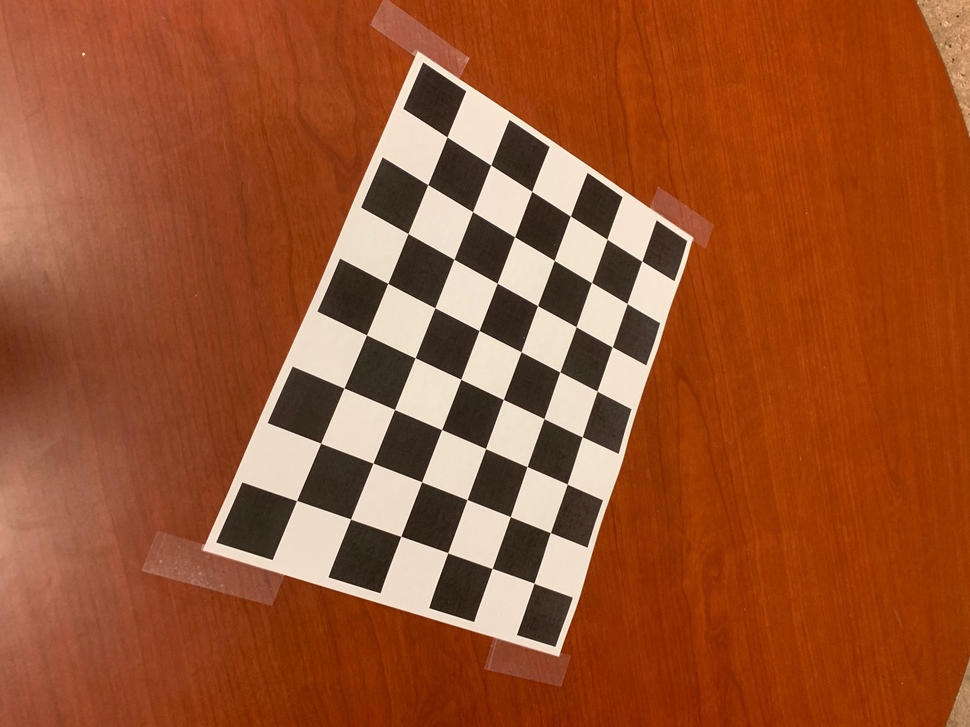
#> input picture hw3/calib1/IMG_0572.jpg, 970 x 727 px, shrunk from 2016 x 1512 before the run; its folder holds only this picture in this run
$ python calibrate.py
#> lines starting #> are read from the running program, lines starting #| are printed output that depends on the picture; after the words box and inside, x2 and y2 are one past the last pixel; in counts of white or black regions, pixels touching at a corner belong together; long printed decimals are rounded
#
# To run:
#
# Install opencv modules in Anaconda environment:
#
#   conda install opencv
#   pip install --upgrade pip
#   pip install opencv-contrib-python
#
# Run calibrate.py from the commandline:
#
#   python calibrate.py

import pickle
import numpy as np
import cv2
import glob
import matplotlib.pyplot as plt

# file names, modify as necessary
#calibimgfiles = '/home/fowlkes/class/cs117/a3/calib1/*.jpg'
calibimgfiles = '/Users/josephpariser/CS-117/hw3/calib1/*.jpg'
resultfile = 'calibration.pickle'

# checkerboard coordinates in 3D
objp = np.zeros((6*8,3), np.float32)
objp[:,:2] = 2.8*np.mgrid[0:8, 0:6].T.reshape(-1,2)

# arrays to store object points and image points from all the images.
objpoints = [] # 3d points in real world space
imgpoints = [] # 2d points in image plane.

# Make a list of calibration images
images = glob.glob(calibimgfiles)

if len(images)==0:
    print('No images found')
    exit()

# Step through the list and search for chessboard corners
for idx, fname in enumerate(images):
    img = cv2.imread(fname)
#> img is the input picture: shape (727, 970, 3); mean B, G, R 47.1, 83.3, 153.6
    img_size = (img.shape[1], img.shape[0])
    gray = cv2.cvtColor(img, cv2.COLOR_BGR2GRAY)
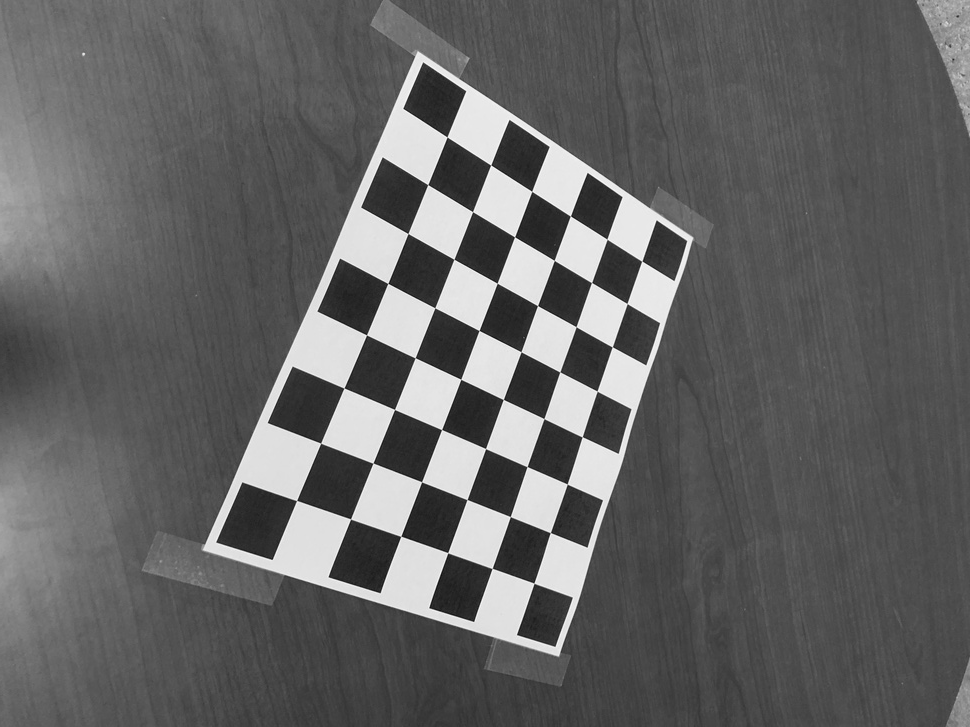
#> gray: shape (727, 970); min 11, max 252, mean 100.2

    # Find the chessboard corners
    ret, corners = cv2.findChessboardCorners(gray, (8,6), None)
#> ret = True; corners = 48 rows, first 8: [296.6, 500.5], [320.7, 443.2], [344, 388], [366.5, 334.9], [387.8, 283.4], [408, 233.5], [427.7, 184.6], [447.1, 137]

    # If found, add object points, image points
    if ret == True:
        objpoints.append(objp)
        imgpoints.append(corners)

        # Display image with the corners overlayed
        cv2.drawChessboardCorners(img, (8,6), corners, ret)
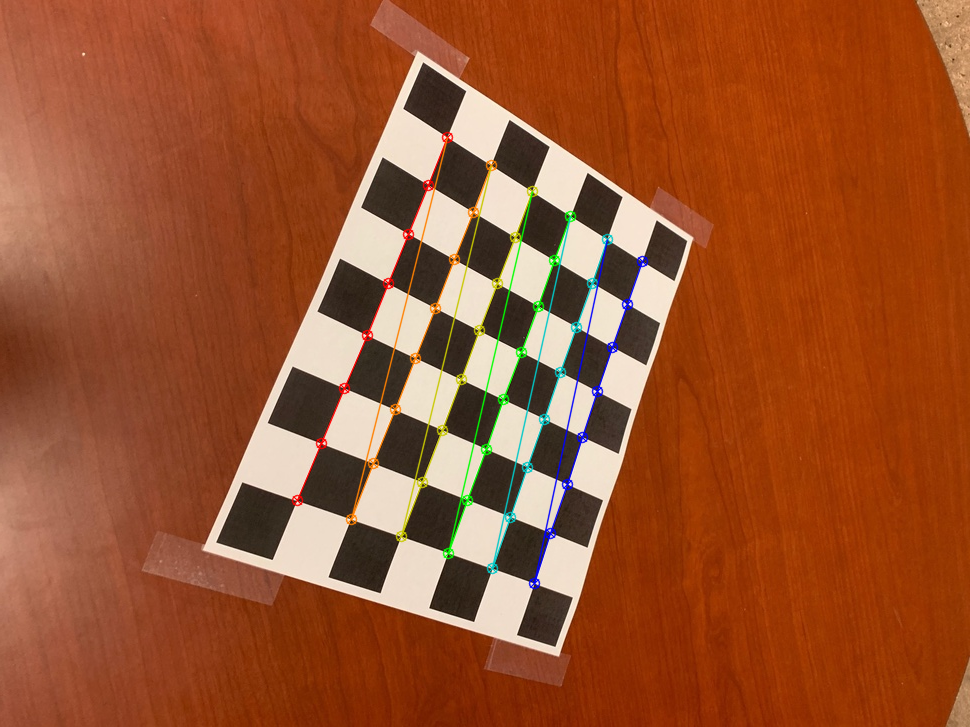
#> img: shape (727, 970, 3); 2.19% of pixels changed, all inside (x1, y1, x2, y2) = (291, 131, 649, 590)
        cv2.imshow('img', img)
        cv2.waitKey(500)

cv2.destroyAllWindows()

# now perform the calibration
ret, K, dist, rvecs, tvecs = cv2.calibrateCamera(objpoints, imgpoints, img_size,None,None)
#> ret = 0.188; K = [[679, 0, 479.7], [0, 691.3, 355.9], [0, 0, 1]]; dist = [[0.149, 0.24, -0.00139, -0.00179, -4.76]]; rvecs = ([0.243, -0.419, -1.14],); tvecs = ([-8.58, 6.66, 32.25],)

print("Estimated camera intrinsic parameter matrix K")
print(K)
#| [[679.019   0.         479.732]
#|  [  0.         691.334 355.947]
#|  [  0.           0.           1.        ]]
print("Estimated radial distortion coefficients")
print(dist)
#| [[ 1.48534713e-01  2.40437389e-01 -1.39408194e-03 -1.79120586e-03
#|   -4.75537488e+00]]

print("Individual intrinsic parameters")
print("fx = ",K[0][0])
#| fx =  679.019
print("fy = ",K[1][1])
#| fy =  691.334
print("cx = ",K[0][2])
#| cx =  479.732
print("cy = ",K[1][2])
#| cy =  355.947


# save the results out to a file for later use
calib = {}
calib["fx"] = K[0][0]
calib["fy"] = K[1][1]
calib["cx"] = K[0][2]
calib["cy"] = K[1][2]
calib["dist"] = dist
fid = open(resultfile, "wb" )
pickle.dump(calib,fid)
fid.close()

#
# optionally go through and remove radial distortion from a set of images
#
#images = glob.glob(calibimgfiles)
#for idx, fname in enumerate(images):
#    img = cv2.imread(fname)
#    img_size = (img.shape[1], img.shape[0])
#
#    dst = cv2.undistort(img, K, dist, None, K)
#    udfname = fname+'undistort.jpg'
#    cv2.imwrite(udfname,dst)
#

$ run again, on hw3/calib1/IMG_0578.jpg
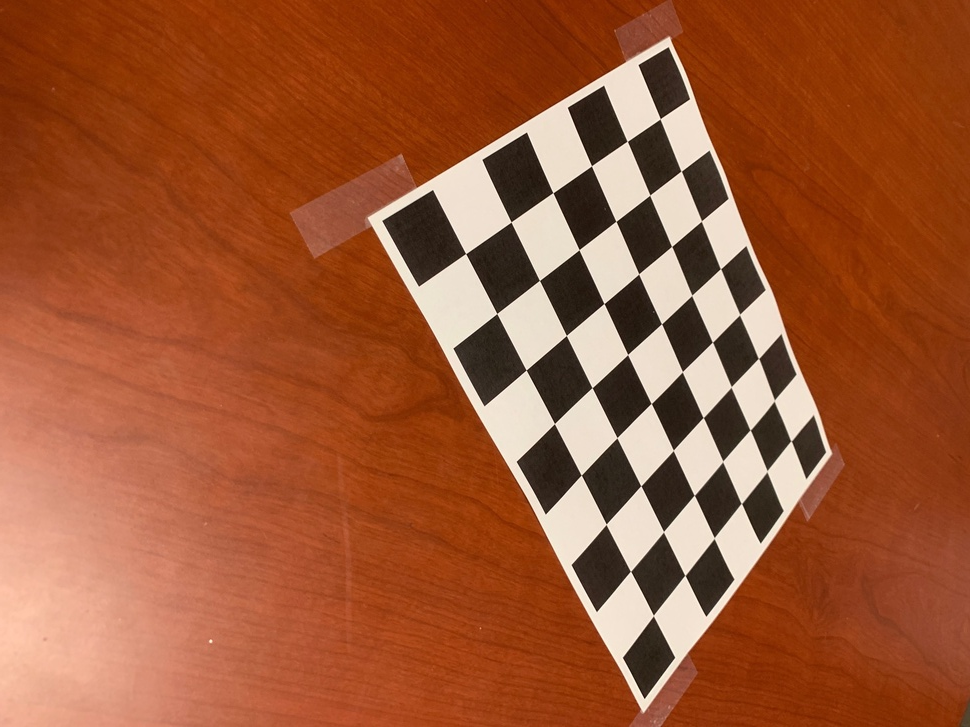
#> input picture hw3/calib1/IMG_0578.jpg, 970 x 727 px, shrunk from 2016 x 1512 before the run
#> img is the input picture: shape (727, 970, 3); mean B, G, R 52.8, 87.3, 156.7
#> `gray = cv2.cvtColor(img, cv2.COLOR_BGR2GRAY)`:
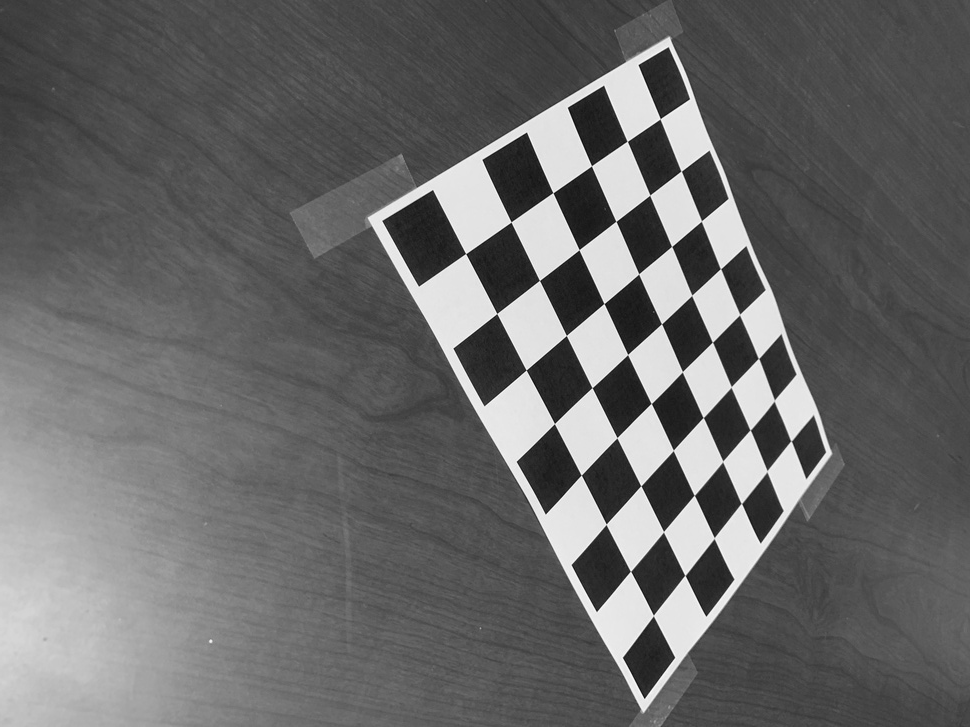
#> gray: shape (727, 970); min 9, max 252, mean 104.2
#> `ret, corners = cv2.findChessboardCorners(gray, (8,6), None)`: ret = True; corners = 48 rows, first 8: [660.2, 118.8], [681.2, 171.2], [701.4, 221.2], [720.5, 268.7], [739.6, 314.5], [758.5, 358.4], [774.2, 400.9], [791, 440.9]
#> `cv2.drawChessboardCorners(img, (8,6), corners, ret)`:
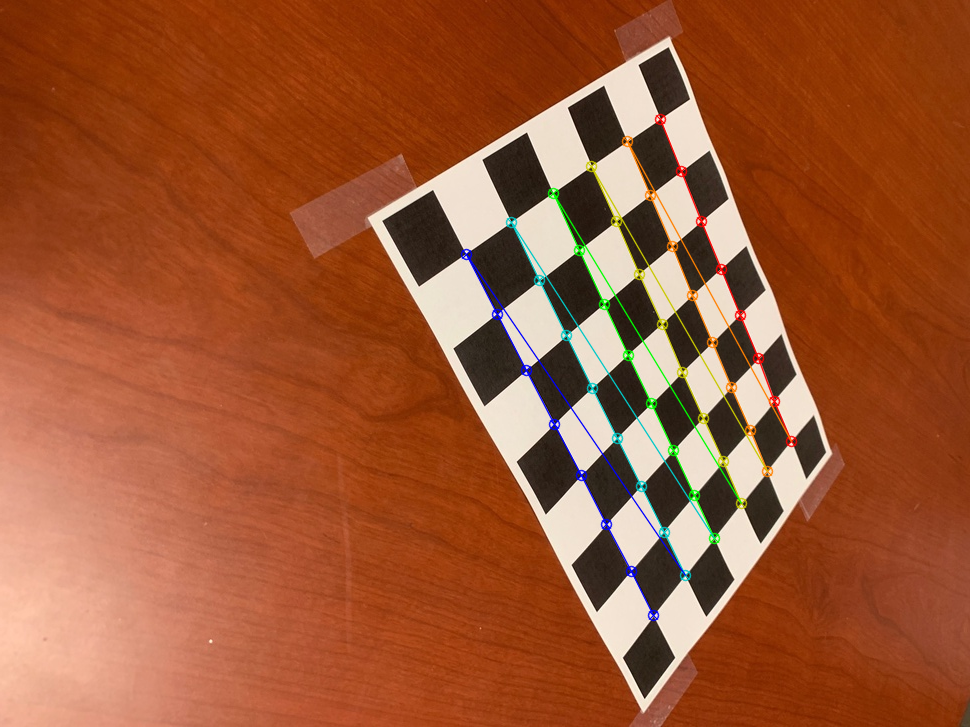
#> img: shape (727, 970, 3); 2.09% of pixels changed, all inside (x1, y1, x2, y2) = (460, 113, 798, 622)
#> `ret, K, dist, rvecs, tvecs = cv2.calibrateCamera(objpoints, imgpoints,..`: ret = 0.313; K = [[1079, 0, 514.5], [0, 937.6, 355.5], [0, 0, 1]]; dist = [[0.661, -9.94, 0.00063, -0.00126, 48.28]]; rvecs = ([-0.429, -0.737, 0.934],); tvecs = ([6.22, -11.64, 46.72],)
#| [[1.07899389e+03 0.00000000e+00 5.14471901e+02]
#|  [0.00000000e+00 9.37644993e+02 3.55547379e+02]
#|  [0.00000000e+00 0.00000000e+00 1.00000000e+00]]
#| [[ 6.61019802e-01 -9.94186696e+00  6.29881114e-04 -1.26206008e-03
#|    4.82764836e+01]]
#| fx =  1078.994
#| fy =  937.645
#| cx =  514.472
#| cy =  355.547

$ run again, on hw3/calib1/IMG_0579.jpg
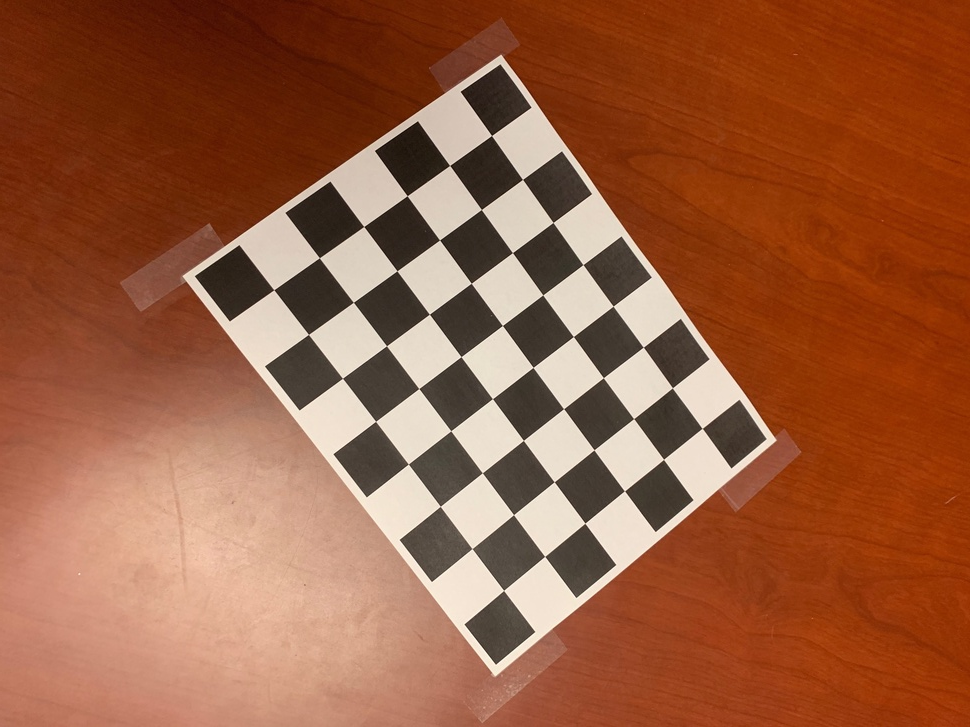
#> input picture hw3/calib1/IMG_0579.jpg, 970 x 727 px, shrunk from 2016 x 1512 before the run
#> img is the input picture: shape (727, 970, 3); mean B, G, R 64, 93.5, 152.6
#> `gray = cv2.cvtColor(img, cv2.COLOR_BGR2GRAY)`:
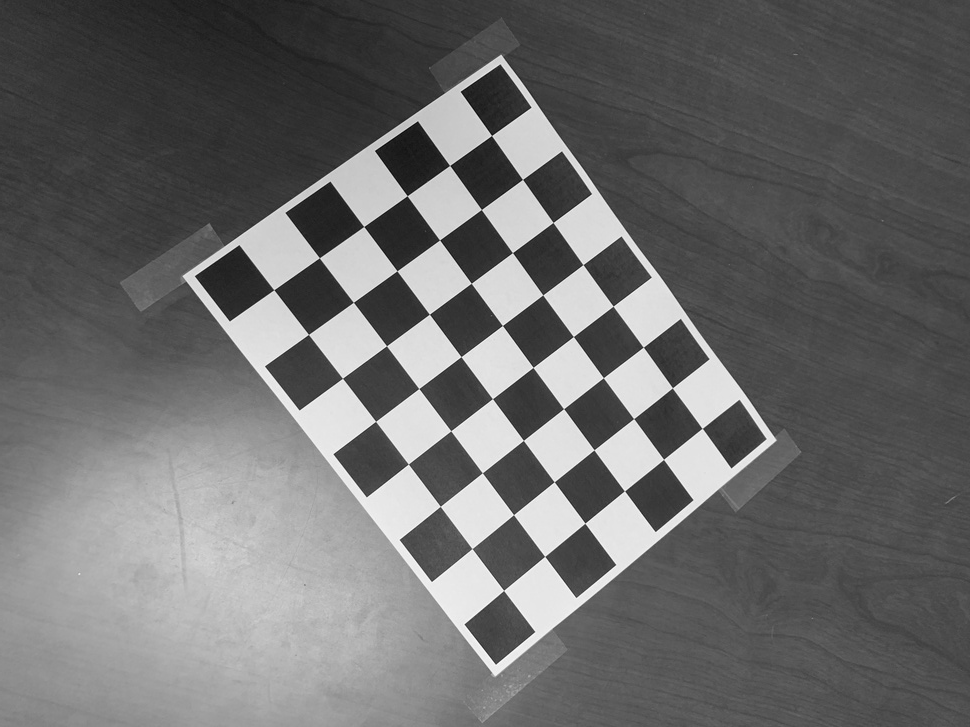
#> gray: shape (727, 970); min 7, max 252, mean 107.9
#> `ret, corners = cv2.findChessboardCorners(gray, (8,6), None)`: ret = True; corners = 48 rows, first 8: [491.6, 135.5], [522.5, 179.4], [553.1, 222.5], [582.9, 264.6], [613.2, 306.1], [643.4, 347.1], [672.4, 387.7], [702.2, 428.4]
#> `cv2.drawChessboardCorners(img, (8,6), corners, ret)`:
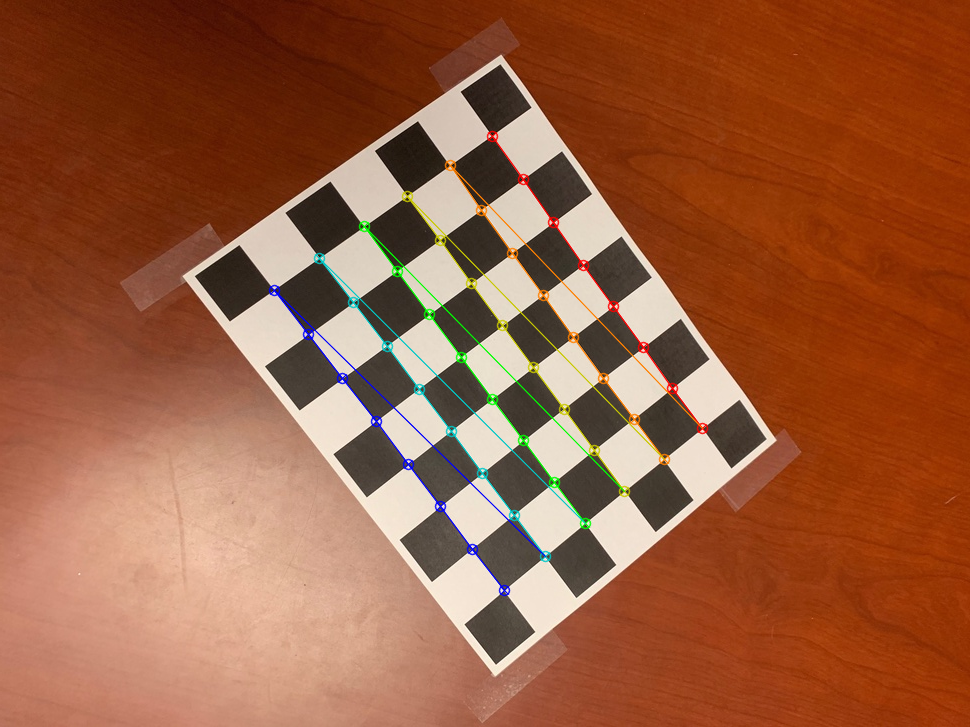
#> img: shape (727, 970, 3); 1.91% of pixels changed, all inside (x1, y1, x2, y2) = (268, 130, 709, 597)
#> `ret, K, dist, rvecs, tvecs = cv2.calibrateCamera(objpoints, imgpoints,..`: ret = 0.15; K = [[1031.6, 0, 485.7], [0, 1019.7, 369.4], [0, 0, 1]]; dist = [[0.406, -2.23, 0.00358, -4.1e-05, -6.66]]; rvecs = ([-0.119, -0.199, 0.922],); tvecs = ([0.307, -12.43, 54.81],)
#| [[1.03156749e+03 0.00000000e+00 4.85668960e+02]
#|  [0.00000000e+00 1.01969880e+03 3.69431317e+02]
#|  [0.00000000e+00 0.00000000e+00 1.00000000e+00]]
#| [[ 4.05581128e-01 -2.22987738e+00  3.57515913e-03 -4.09587304e-05
#|   -6.66202642e+00]]
#| fx =  1031.567
#| fy =  1019.699
#| cx =  485.669
#| cy =  369.431

$ run again, on hw3/calib1/IMG_0580.jpg
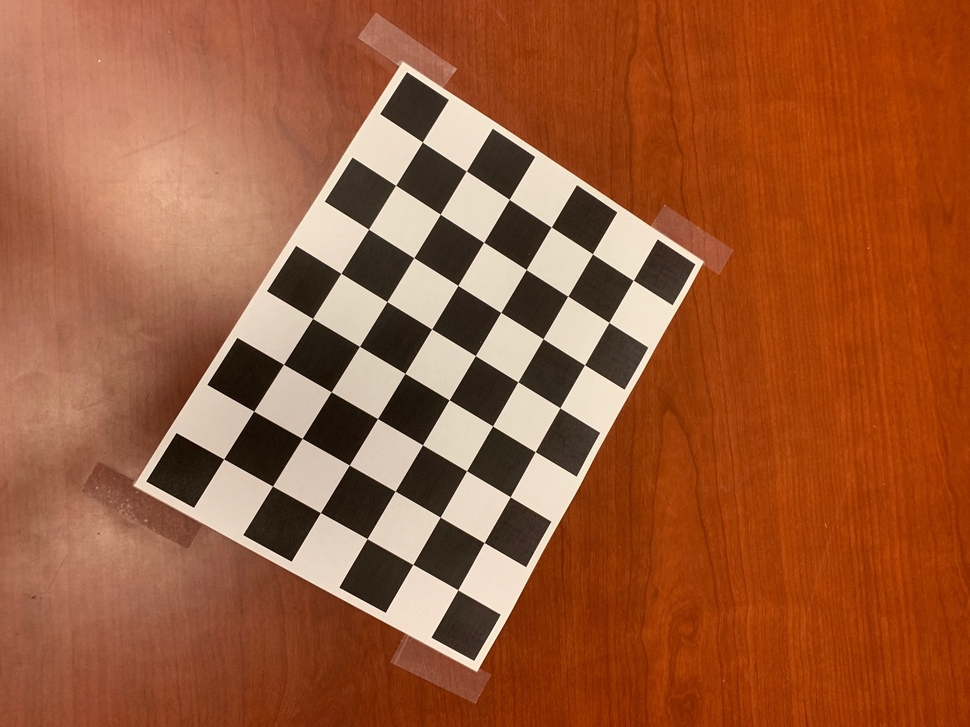
#> input picture hw3/calib1/IMG_0580.jpg, 970 x 727 px, shrunk from 2016 x 1512 before the run
#> img is the input picture: shape (727, 970, 3); mean B, G, R 56.1, 90.7, 156.2
#> `gray = cv2.cvtColor(img, cv2.COLOR_BGR2GRAY)`:
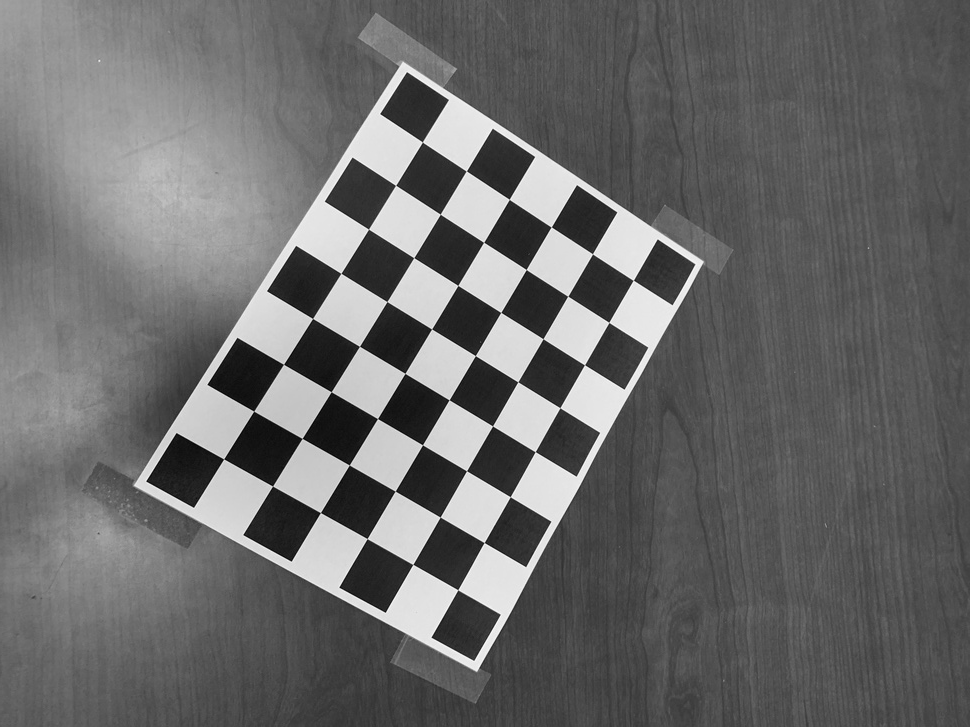
#> gray: shape (727, 970); min 3, max 251, mean 106.3
#> `ret, corners = cv2.findChessboardCorners(gray, (8,6), None)`: ret = True; corners = 48 rows, first 8: [223.6, 458.9], [253.7, 411.2], [283.5, 364.3], [312.6, 318.4], [340.9, 273.3], [368.5, 229.2], [395.6, 185.3], [422.4, 142]
#> `cv2.drawChessboardCorners(img, (8,6), corners, ret)`:
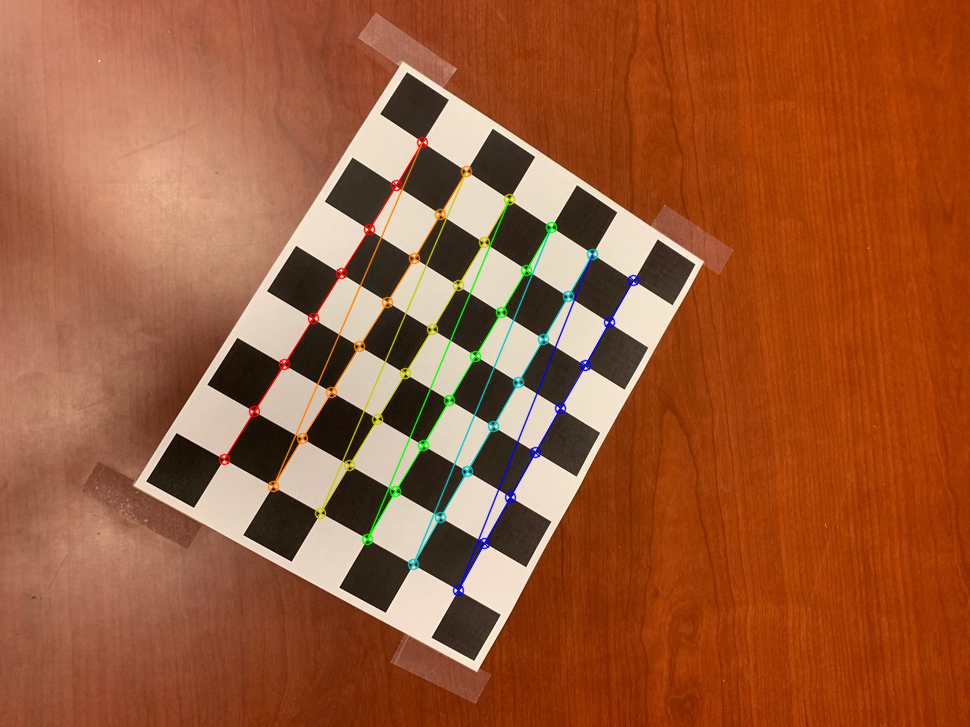
#> img: shape (727, 970, 3); 2.1% of pixels changed, all inside (x1, y1, x2, y2) = (218, 136, 640, 597)
#> `ret, K, dist, rvecs, tvecs = cv2.calibrateCamera(objpoints, imgpoints,..`: ret = 0.111; K = [[761.9, 0, 480.9], [0, 761.7, 354.5], [0, 0, 1]]; dist = [[0.25, -1.14, 0.000756, 0.000875, 1.16]]; rvecs = ([0.0691, -0.188, -1.03],); tvecs = ([-13.04, 5.29, 39.2],)
#| [[761.917   0.         480.894]
#|  [  0.         761.739 354.515]
#|  [  0.           0.           1.        ]]
#| [[ 2.49508907e-01 -1.13870498e+00  7.55514039e-04  8.74576117e-04
#|    1.15567857e+00]]
#| fx =  761.917
#| fy =  761.739
#| cx =  480.894
#| cy =  354.515
